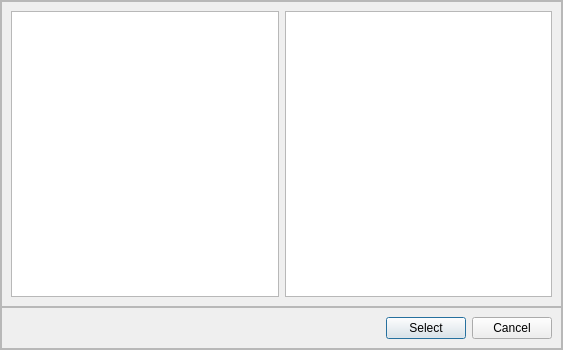
<?xml version="1.0" encoding="UTF-8"?>
<ui version="4.0">
 <class>Dialog</class>
 <widget class="QDialog" name="Dialog">
  <property name="geometry">
   <rect>
    <x>0</x>
    <y>0</y>
    <width>563</width>
    <height>350</height>
   </rect>
  </property>
  <property name="windowTitle">
   <string>Dialog</string>
  </property>
  <layout class="QHBoxLayout" name="horizontalLayout">
   <property name="leftMargin">
    <number>0</number>
   </property>
   <property name="topMargin">
    <number>0</number>
   </property>
   <property name="rightMargin">
    <number>0</number>
   </property>
   <property name="bottomMargin">
    <number>0</number>
   </property>
   <item>
    <widget class="QFrame" name="frame">
     <property name="frameShape">
      <enum>QFrame::StyledPanel</enum>
     </property>
     <property name="frameShadow">
      <enum>QFrame::Raised</enum>
     </property>
     <layout class="QVBoxLayout" name="verticalLayout">
      <property name="spacing">
       <number>0</number>
      </property>
      <property name="leftMargin">
       <number>0</number>
      </property>
      <property name="topMargin">
       <number>0</number>
      </property>
      <property name="rightMargin">
       <number>0</number>
      </property>
      <property name="bottomMargin">
       <number>0</number>
      </property>
      <item>
       <widget class="QFrame" name="frame_3">
        <property name="frameShape">
         <enum>QFrame::StyledPanel</enum>
        </property>
        <property name="frameShadow">
         <enum>QFrame::Raised</enum>
        </property>
        <layout class="QHBoxLayout" name="horizontalLayout_3">
         <item>
          <widget class="QTreeView" name="folderView"/>
         </item>
         <item>
          <widget class="QTreeView" name="documentView"/>
         </item>
        </layout>
       </widget>
      </item>
      <item>
       <widget class="QFrame" name="frame_2">
        <property name="frameShape">
         <enum>QFrame::StyledPanel</enum>
        </property>
        <property name="frameShadow">
         <enum>QFrame::Raised</enum>
        </property>
        <layout class="QHBoxLayout" name="horizontalLayout_2">
         <item>
          <spacer name="horizontalSpacer">
           <property name="orientation">
            <enum>Qt::Horizontal</enum>
           </property>
           <property name="sizeHint" stdset="0">
            <size>
             <width>418</width>
             <height>20</height>
            </size>
           </property>
          </spacer>
         </item>
         <item>
          <widget class="QPushButton" name="pushButton">
           <property name="text">
            <string>Select</string>
           </property>
          </widget>
         </item>
         <item>
          <widget class="QPushButton" name="pushButton_2">
           <property name="text">
            <string>Cancel</string>
           </property>
          </widget>
         </item>
        </layout>
       </widget>
      </item>
     </layout>
    </widget>
   </item>
  </layout>
 </widget>
 <resources/>
 <connections/>
</ui>
